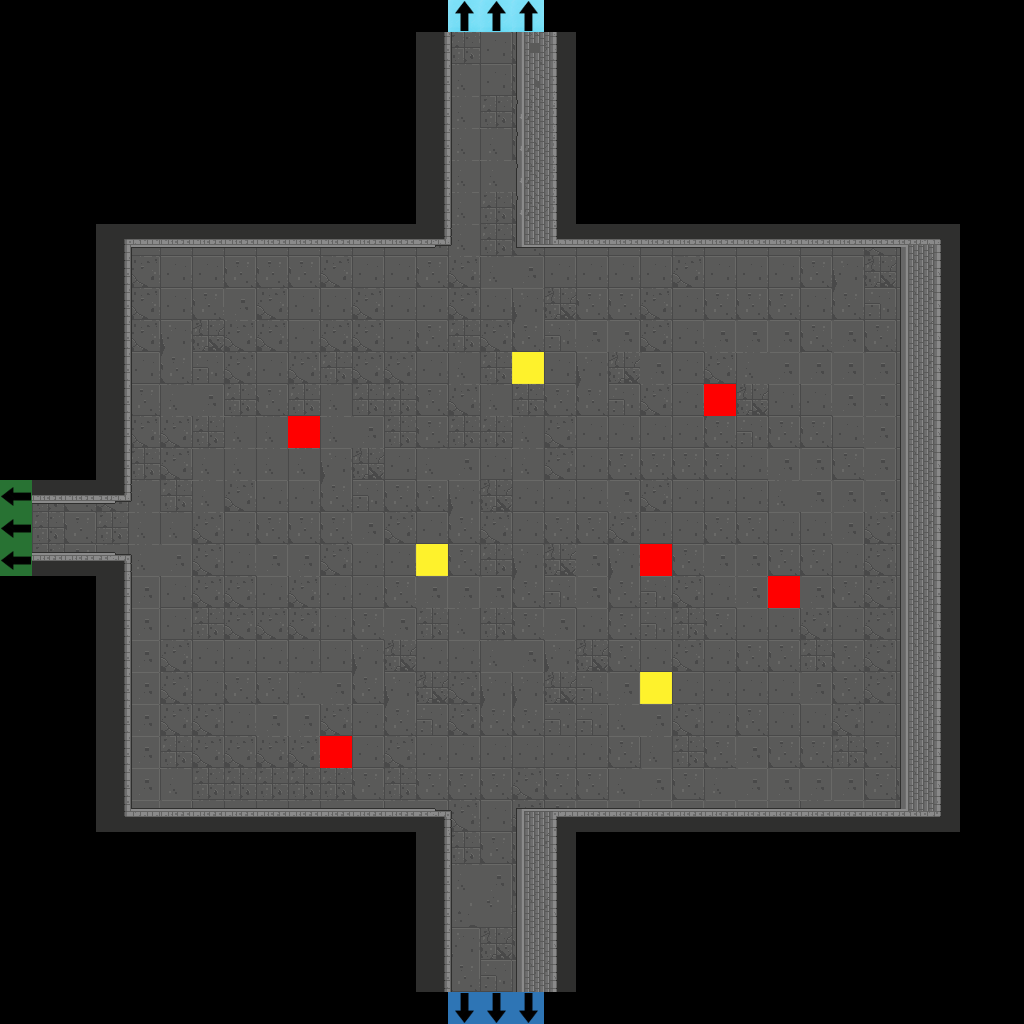

A level layout from a 2D game, rendered from its tile map. Below: a short description, then the map file with tile-grid data replaced by summaries:
An orthogonal 32x32 tile map with 32x32 px tiles, 3 tile layers (Floor, Flags, Walls), 2 tilesets.

<map version="1.2" tiledversion="1.2.3" orientation="orthogonal" renderorder="right-down" width="32" height="32" tilewidth="32" tileheight="32" infinite="0" nextlayerid="50" nextobjectid="1">
 <tileset firstgid="1" source="Dungeon_Tileset_2.tsx" />
 <tileset firstgid="321" source="flags.tsx" />
 <layer id="47" name="Floor" width="32" height="32">
  <data>[1024 cells, 536 non-empty, 12 distinct tile ids]</data>
 </layer>
 <layer id="48" name="Flags" width="32" height="32">
  <data>[1024 cells, 17 non-empty, 5 distinct tile ids]</data>
 </layer>
 <layer id="49" name="Walls" width="32" height="32">
  <data>[1024 cells, 166 non-empty, 30 distinct tile ids]</data>
 </layer>
</map>
